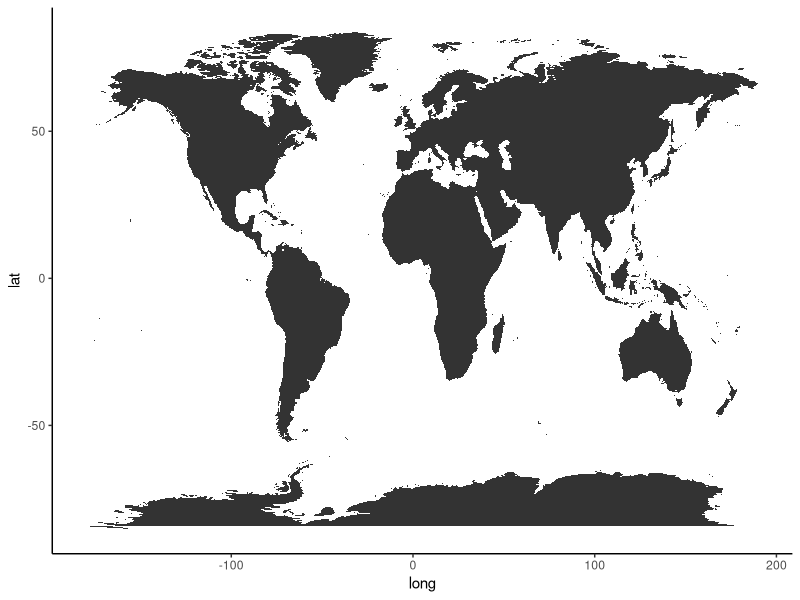

Source code (R): (Note: this script raises an error after producing the figure.)
## ---- chunk 1
knitr::opts_chunk$set(echo = TRUE)
library(ggplot2)
library(tidyverse)
library(maps)
library(readxl)
## ---- chunk 2
world_map = map_data('world')
## ---- chunk 3
ggplot(world_map, aes(x = long, y = lat, group = group))+
  geom_polygon()+
  theme_classic()
## ---- chunk 4
disaster = read_excel('../data/emdat_public_2022_03_19_query_uid-LV4CQy.xlsx', sheet = 1)

disastersum = disaster %>%
  group_by(Country, Year) %>%
  summarize(totaldeath = sum(Total.Deaths))
